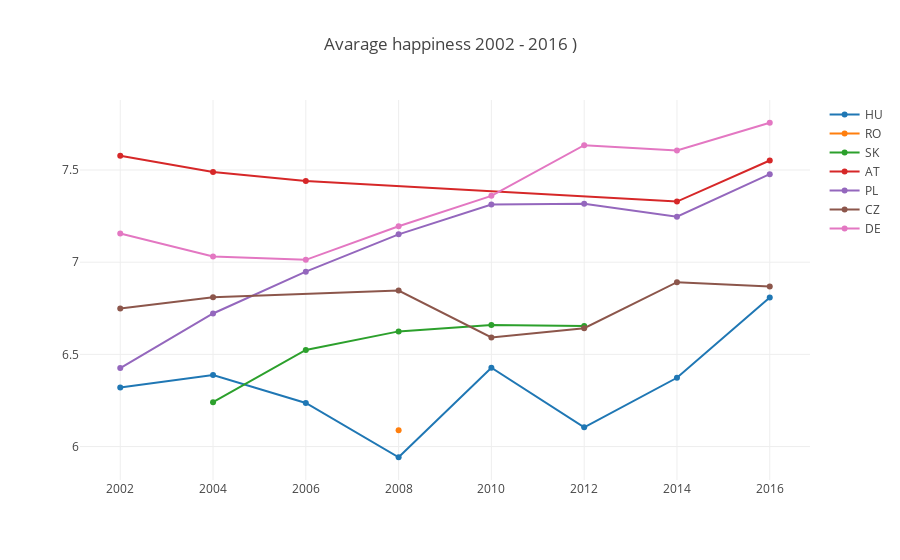

Here is the notebook cell this chart was saved with:
### Code cell
py.iplot({
    "data": [ go.Scatter( x= df_temp[df_temp.cntry == cntry]['essround'],
                     y= df_temp[df_temp.cntry == cntry]['avg(happy)'],
                     name=cntry ) for cntry in cntry_filter ],
    "layout": go.Layout(title="Avarage happiness 2002 - 2016 )")
})

### Figure 1 — Plotly figure (JSON) as saved in the notebook; plotly's stock layout.template omitted (floating-point values rounded to 4 significant figures)
{"data": [{"name": "HU", "type": "scatter", "uid": "f2757add-7522-4cb2-b3cd-bb37329601c7", "x": [2016, 2014, 2012, 2010, 2008, 2006, 2004, 2002], "y": [6.809, 6.373, 6.105, 6.428, 5.942, 6.237, 6.388, 6.321]}, {"name": "RO", "type": "scatter", "uid": "caf25f47-0c69-4858-b82b-a549913e0eaf", "x": [2008], "y": [6.089]}, {"name": "SK", "type": "scatter", "uid": "bd214753-fc59-4a04-aa8c-a0fd33404339", "x": [2012, 2010, 2008, 2006, 2004], "y": [6.654, 6.659, 6.625, 6.524, 6.24]}, {"name": "AT", "type": "scatter", "uid": "5141c93b-6fe1-4643-a548-cab87535c75b", "x": [2016, 2014, 2006, 2004, 2002], "y": [7.552, 7.329, 7.441, 7.49, 7.577]}, {"name": "PL", "type": "scatter", "uid": "e6353a12-908b-41d4-a131-7295822fa08c", "x": [2016, 2014, 2012, 2010, 2008, 2006, 2004, 2002], "y": [7.477, 7.247, 7.317, 7.313, 7.151, 6.949, 6.722, 6.426]}, {"name": "CZ", "type": "scatter", "uid": "b1b7d4f3-ff1e-457a-91e5-7d84ec581421", "x": [2016, 2014, 2012, 2010, 2008, 2004, 2002], "y": [6.868, 6.891, 6.642, 6.592, 6.846, 6.81, 6.749]}, {"name": "DE", "type": "scatter", "uid": "47a06e33-ec87-42d4-8d16-4717bc64c071", "x": [2016, 2014, 2012, 2010, 2008, 2006, 2004, 2002], "y": [7.756, 7.606, 7.635, 7.36, 7.195, 7.013, 7.031, 7.156]}], "layout": {"title": {"text": "Avarage happiness 2002 - 2016 )"}}}
